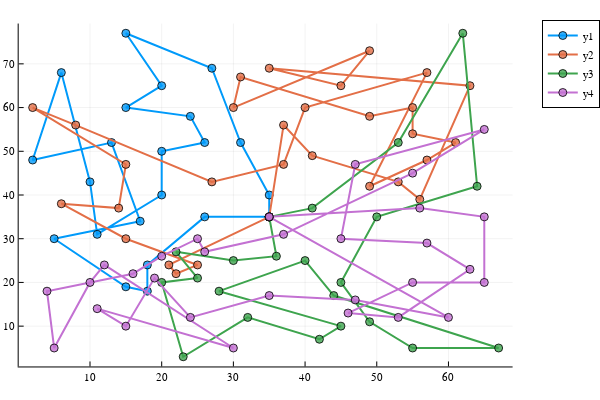

Notebook source saved alongside this figure:
### Code cell
plot_solution(p, best)

### Figure 1 — Plotly figure (JSON) as saved in the notebook; plotly's stock layout.template omitted (floating-point values rounded to 4 significant figures)
{"data": [{"colorbar": {"title": ""}, "legendgroup": "y1", "line": {"color": "rgba(0, 154, 250, 1.000)", "dash": "solid", "shape": "linear", "width": 2}, "marker": {"color": "rgba(0, 154, 250, 0.800)", "line": {"color": "rgba(0, 0, 0, 0.800)", "width": 1}, "size": 8, "symbol": "circle"}, "mode": "lines+markers", "name": "y1", "showlegend": true, "type": "scatter", "x": [35, 35, 31, 27, 15, 20, 15, 24, 26, 20, 20, 11, 10, 6, 2, 13, 17, 5, 15, 18, 18, 26, 35], "xaxis": "x", "y": [35, 40, 52, 69, 77, 65, 60, 58, 52, 50, 40, 31, 43, 68, 48, 52, 34, 30, 19, 18, 24, 35, 35], "yaxis": "y", "zmax": null, "zmin": null}, {"colorbar": {"title": ""}, "legendgroup": "y2", "line": {"color": "rgba(227, 111, 71, 1.000)", "dash": "solid", "shape": "linear", "width": 2}, "marker": {"color": "rgba(227, 111, 71, 0.800)", "line": {"color": "rgba(0, 0, 0, 0.800)", "width": 1}, "size": 8, "symbol": "circle"}, "mode": "lines+markers", "name": "y2", "showlegend": true, "type": "scatter", "x": [35, 21, 22, 25, 15, 6, 14, 15, 2, 8, 27, 37, 40, 57, 49, 57, 61, 55, 55, 49, 31, 30, 49, 45, 35, 63, 56, 53, 41, 37, 35], "xaxis": "x", "y": [35, 24, 22, 24, 30, 38, 37, 47, 60, 56, 43, 47, 60, 68, 42, 48, 52, 54, 60, 58, 67, 60, 73, 65, 69, 65, 39, 43, 49, 56, 35], "yaxis": "y", "zmax": null, "zmin": null}, {"colorbar": {"title": ""}, "legendgroup": "y3", "line": {"color": "rgba(62, 164, 78, 1.000)", "dash": "solid", "shape": "linear", "width": 2}, "marker": {"color": "rgba(62, 164, 78, 0.800)", "line": {"color": "rgba(0, 0, 0, 0.800)", "width": 1}, "size": 8, "symbol": "circle"}, "mode": "lines+markers", "name": "y3", "showlegend": true, "type": "scatter", "x": [35, 41, 53, 62, 64, 50, 45, 49, 55, 67, 44, 40, 28, 45, 42, 32, 23, 20, 25, 22, 30, 36, 35], "xaxis": "x", "y": [35, 37, 52, 77, 42, 35, 20, 11, 5, 5, 17, 25, 18, 10, 7, 12, 3, 20, 21, 27, 25, 26, 35], "yaxis": "y", "zmax": null, "zmin": null}, {"colorbar": {"title": ""}, "legendgroup": "y4", "line": {"color": "rgba(195, 113, 210, 1.000)", "dash": "solid", "shape": "linear", "width": 2}, "marker": {"color": "rgba(195, 113, 210, 0.800)", "line": {"color": "rgba(0, 0, 0, 0.800)", "width": 1}, "size": 8, "symbol": "circle"}, "mode": "lines+markers", "name": "y4", "showlegend": true, "type": "scatter", "x": [35, 60, 47, 35, 24, 19, 15, 11, 30, 12, 10, 5, 4, 16, 20, 25, 26, 37, 55, 65, 47, 45, 57, 63, 53, 46, 55, 65, 65, 56, 35], "xaxis": "x", "y": [35, 12, 16, 17, 12, 21, 10, 14, 5, 24, 20, 5, 18, 22, 26, 30, 27, 31, 45, 55, 47, 30, 29, 23, 12, 13, 20, 20, 35, 37, 35], "yaxis": "y", "zmax": null, "zmin": null}], "layout": {"annotations": [], "height": 400, "legend": {"bgcolor": "rgba(255, 255, 255, 1.000)", "bordercolor": "rgba(0, 0, 0, 1.000)", "borderwidth": 1, "font": {"color": "rgba(0, 0, 0, 1.000)", "family": "sans-serif", "size": 11}, "title": {"font": {"color": "rgba(0, 0, 0, 1.000)", "family": "sans-serif", "size": 15}, "text": ""}, "tracegroupgap": 0, "traceorder": "normal", "x": 1.05, "xanchor": "upper", "y": 1, "yanchor": "right"}, "margin": {"b": 20, "l": 0, "r": 0, "t": 20}, "paper_bgcolor": "rgba(255, 255, 255, 1.000)", "plot_bgcolor": "rgba(255, 255, 255, 1.000)", "showlegend": true, "width": 600, "xaxis": {"anchor": "y", "domain": [0.03619, 0.9934], "gridcolor": "rgba(0, 0, 0, 0.100)", "gridwidth": 0.5, "linecolor": "rgba(0, 0, 0, 1.000)", "mirror": false, "range": [0.05, 68.95], "showgrid": true, "showline": true, "showticklabels": true, "tickangle": 0, "tickcolor": "rgb(0, 0, 0)", "tickfont": {"color": "rgba(0, 0, 0, 1.000)", "family": "sans-serif", "size": 11}, "tickmode": "array", "ticks": "inside", "ticktext": ["10", "20", "30", "40", "50", "60"], "tickvals": [10, 20, 30, 40, 50, 60], "title": "", "titlefont": {"color": "rgba(0, 0, 0, 1.000)", "family": "sans-serif", "size": 15}, "type": "-", "visible": true, "zeroline": false, "zerolinecolor": "rgba(0, 0, 0, 1.000)"}, "yaxis": {"anchor": "x", "domain": [0.03762, 0.9902], "gridcolor": "rgba(0, 0, 0, 0.100)", "gridwidth": 0.5, "linecolor": "rgba(0, 0, 0, 1.000)", "mirror": false, "range": [0.78, 79.22], "showgrid": true, "showline": true, "showticklabels": true, "tickangle": 0, "tickcolor": "rgb(0, 0, 0)", "tickfont": {"color": "rgba(0, 0, 0, 1.000)", "family": "sans-serif", "size": 11}, "tickmode": "array", "ticks": "inside", "ticktext": ["10", "20", "30", "40", "50", "60", "70"], "tickvals": [10, 20, 30, 40, 50, 60, 70], "title": "", "titlefont": {"color": "rgba(0, 0, 0, 1.000)", "family": "sans-serif", "size": 15}, "type": "-", "visible": true, "zeroline": false, "zerolinecolor": "rgba(0, 0, 0, 1.000)"}}}
